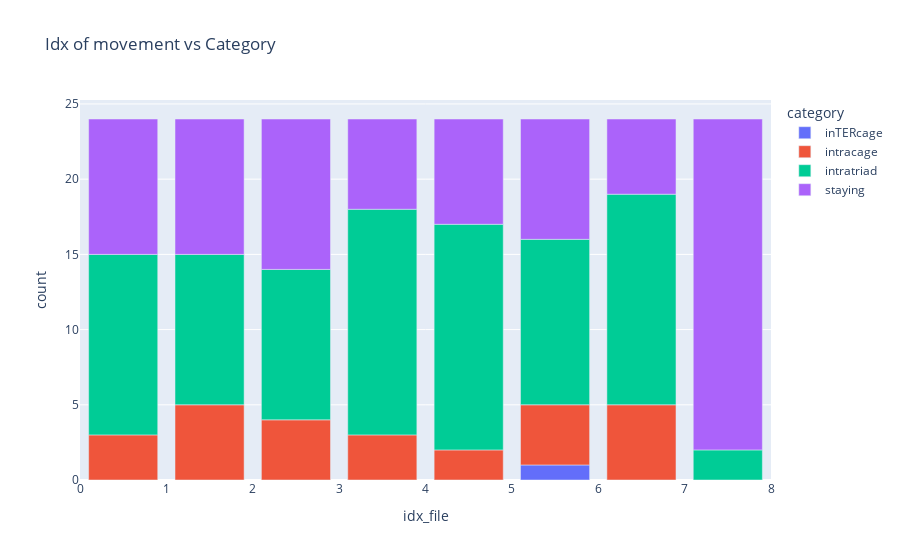

The notebook cell this image was saved under:
### Code cell
if proceed_NEB == "True":
    df = Movement.TupleCage.get_and_plot_df_movement_category_counted(df_movement)
    print(df.sum())

### Figure 1 — Plotly figure (JSON) as saved in the notebook; plotly's stock layout.template omitted (floating-point values rounded to 4 significant figures)
{"data": [{"alignmentgroup": "True", "hovertemplate": "category=inTERcage<br>idx_file=%{x}<br>count=%{y}<extra></extra>", "legendgroup": "inTERcage", "marker": {"color": "#636efa", "pattern": {"shape": ""}}, "name": "inTERcage", "offsetgroup": "inTERcage", "orientation": "v", "showlegend": true, "textposition": "auto", "type": "bar", "x": [0.5, 1.5, 2.5, 3.5, 4.5, 5.5, 6.5, 7.5], "xaxis": "x", "y": [0, 0, 0, 0, 0, 1, 0, 0], "yaxis": "y"}, {"alignmentgroup": "True", "hovertemplate": "category=intracage<br>idx_file=%{x}<br>count=%{y}<extra></extra>", "legendgroup": "intracage", "marker": {"color": "#EF553B", "pattern": {"shape": ""}}, "name": "intracage", "offsetgroup": "intracage", "orientation": "v", "showlegend": true, "textposition": "auto", "type": "bar", "x": [0.5, 1.5, 2.5, 3.5, 4.5, 5.5, 6.5, 7.5], "xaxis": "x", "y": [3, 5, 4, 3, 2, 4, 5, 0], "yaxis": "y"}, {"alignmentgroup": "True", "hovertemplate": "category=intratriad<br>idx_file=%{x}<br>count=%{y}<extra></extra>", "legendgroup": "intratriad", "marker": {"color": "#00cc96", "pattern": {"shape": ""}}, "name": "intratriad", "offsetgroup": "intratriad", "orientation": "v", "showlegend": true, "textposition": "auto", "type": "bar", "x": [0.5, 1.5, 2.5, 3.5, 4.5, 5.5, 6.5, 7.5], "xaxis": "x", "y": [12, 10, 10, 15, 15, 11, 14, 2], "yaxis": "y"}, {"alignmentgroup": "True", "hovertemplate": "category=staying<br>idx_file=%{x}<br>count=%{y}<extra></extra>", "legendgroup": "staying", "marker": {"color": "#ab63fa", "pattern": {"shape": ""}}, "name": "staying", "offsetgroup": "staying", "orientation": "v", "showlegend": true, "textposition": "auto", "type": "bar", "x": [0.5, 1.5, 2.5, 3.5, 4.5, 5.5, 6.5, 7.5], "xaxis": "x", "y": [9, 9, 10, 6, 7, 8, 5, 22], "yaxis": "y"}], "layout": {"barmode": "relative", "legend": {"title": {"text": "category"}, "tracegroupgap": 0}, "title": {"text": "Idx of movement vs Category"}, "xaxis": {"anchor": "y", "domain": [0, 1], "title": {"text": "idx_file"}}, "yaxis": {"anchor": "x", "domain": [0, 1], "title": {"text": "count"}}}}
